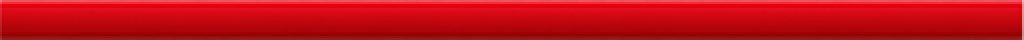
#> input picture assets/ui/health/health_fill.png, 512 x 20 px (shown 2 times larger)
$ python -i process_gem_icons.py   (imports and definitions only)
#> lines starting #> are read from the running program, lines starting #| are printed output that depends on the picture
from pathlib import Path

from PIL import Image, ImageDraw, ImageFilter


ICON_DIR = Path(__file__).resolve().parents[2] / "assets" / "ui" / "gem_icons"
SENTINEL = (255, 0, 255)


def remove_connected_dark_background(path: Path) -> None:
#> called with path = '../../assets/ui/health/health_fill.png'
    source = Image.open(path).convert("RGB")
    working = source.copy()
    width, height = working.size
#> width = 512; height = 20
    points = []
    step = max(16, min(width, height) // 20)
#> step = 16
    for x in range(0, width, step):
        points.extend(((x, 0), (x, height - 1)))
    for y in range(0, height, step):
        points.extend(((0, y), (width - 1, y)))

    for point in points:
        pixel = working.getpixel(point)
        if pixel != SENTINEL and max(pixel) < 105:
            ImageDraw.floodfill(working, point, SENTINEL, thresh=72)
#> this loop made 68 passes
#> pixel on passes 1 to 12: (244, 111, 121), (162, 54, 54), (243, 80, 89), (151, 28, 28), (242, 80, 91), (149, 28, 28), (242, 80, 91), (151, 28, 28), (245, 80, 91), (149, 29, 29), (244, 81, 92), (150, 29, 29)

    alpha = Image.new("L", working.size, 255)
#> alpha: PIL image 512x20 L; every value is 255
    alpha_pixels = alpha.load()
    working_pixels = working.load()
    for y in range(height):
        for x in range(width):
            if working_pixels[x, y] == SENTINEL:
                alpha_pixels[x, y] = 0

    alpha = alpha.filter(ImageFilter.GaussianBlur(1.15))
    result = source.convert("RGBA")
#> result is the input picture: PIL image 512x20 RGBA; mean R, G, B, A 195.9, 13.5, 21, 255
    result.putalpha(alpha)
    result.save(path, "PNG", optimize=True)

    inventory = result.resize((152, 152), Image.Resampling.LANCZOS)
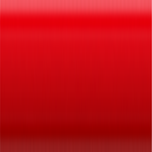
#> inventory: PIL image 152x152 RGBA; mean R, G, B, A 195.9, 13.6, 21, 255
#> (the run stopped early here; a loop or call above may not have finished)
